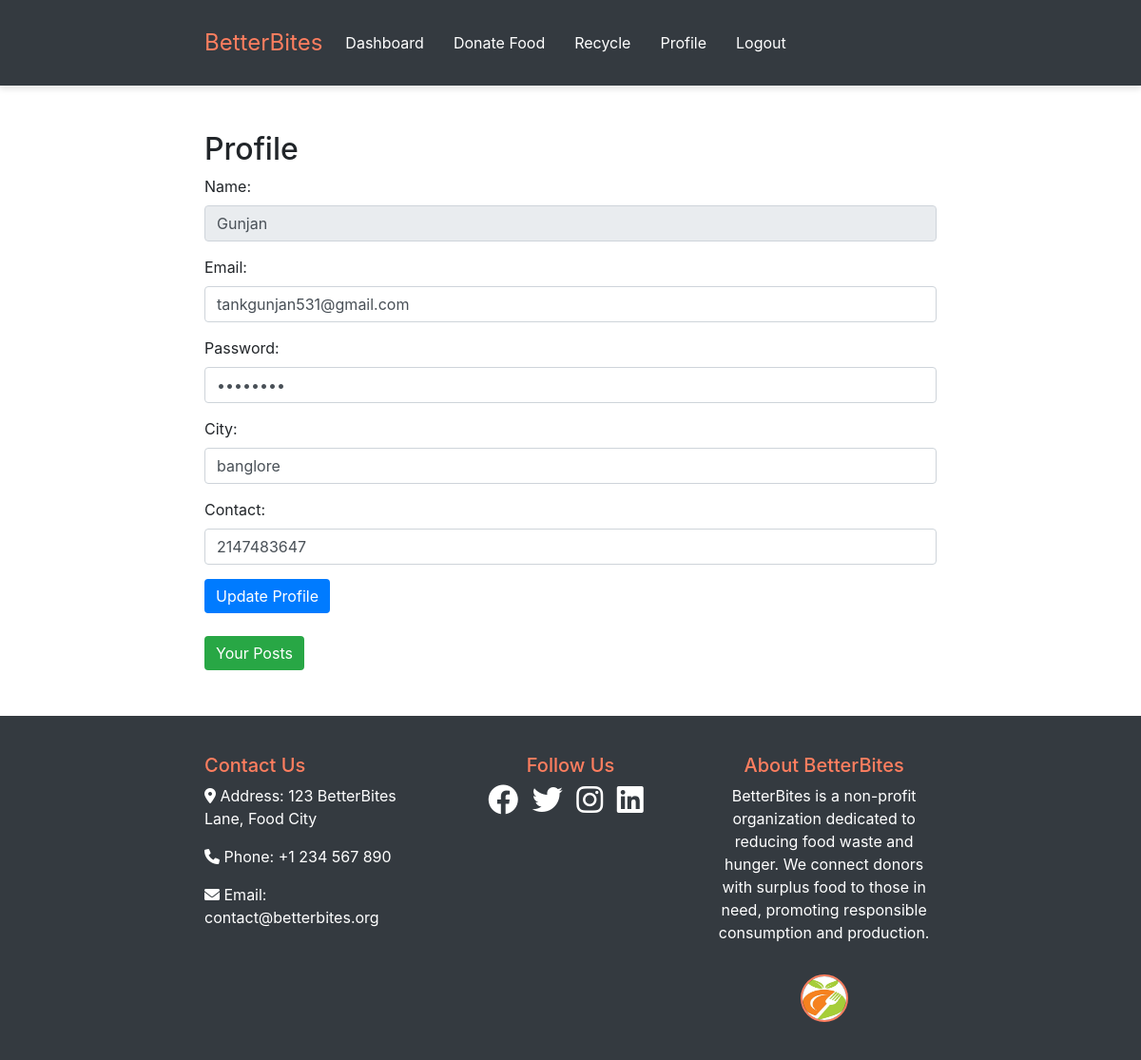
The page /profile.php (signed in) on the database its author committed.
### tables this page shows
CREATE TABLE `registration` (
  `name` varchar(100) NOT NULL,
  `email` varchar(200) NOT NULL,
  `password` varchar(25) NOT NULL,
  `city` varchar(100) NOT NULL,
  `contact` int(15) NOT NULL
);

### profile.php (the view, shortened to what this page needs)
<?php
include 'db_connection.php';
$email = $_SESSION['email'];
$sql = "SELECT * FROM registration WHERE email = ?";
$stmt = $conn->prepare($sql);
$stmt->bind_param("s", $email);
$stmt->execute();
$user = $stmt->get_result()->fetch_assoc();
?>
<?php include 'donateheader.php'; ?>
<div class="container mt-5">
    <h2>Profile</h2>
    <form method="POST" class="mb-4">
        <div class="form-group">
            <label for="name">Name:</label>
            <input type="text" class="form-control" id="name" name="name" value="<?php echo htmlspecialchars($user['name']); ?>" readonly>
        </div>
        <div class="form-group">
            <label for="email">Email:</label>
            <input type="email" class="form-control" id="email" name="email" value="<?php echo htmlspecialchars($user['email']); ?>" required>
        </div>
        <div class="form-group">
            <label for="password">Password:</label>
            <input type="password" class="form-control" id="password" name="password" value="<?php echo htmlspecialchars($user['password']); ?>" required>
        </div>
        <div class="form-group">
            <label for="city">City:</label>
            <input type="text" class="form-control" id="city" name="city" value="<?php echo htmlspecialchars($user['city']); ?>" required>
        </div>
        <div class="form-group">
            <label for="contact">Contact:</label>
            <input type="text" class="form-control" id="contact" name="contact" value="<?php echo htmlspecialchars($user['contact']); ?>" required>
        </div>
        <button type="submit" name="update_profile" class="btn btn-primary">Update Profile</button>
    </form>
    <div class="mb-4">
        <button class="btn btn-success" data-toggle="modal" data-target="#postsModal">Your Posts</button>
    </div>
</div>
<?php include 'webfooter.php'; ?>

### profile.php (style rules this page uses)
.container { max-width: 800px; }
form .form-group { margin-bottom: 15px; }
.btn-primary { background-color: #007bff; border: none; }
.btn-success { background-color: #28a745; border: none; }

### rows shown on the page
registration: name "Gunjan", email "tankgunjan531@gmail.com", city "banglore", contact "2147483647"
